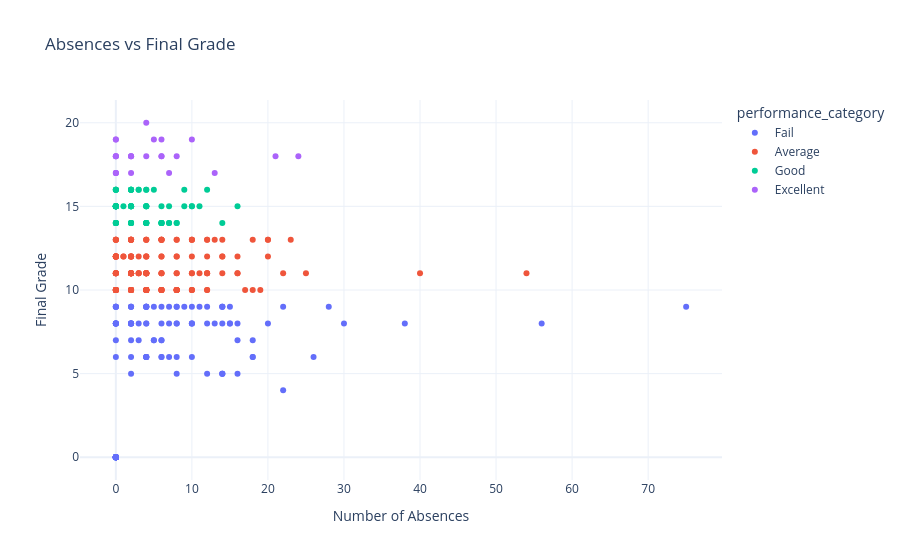

This figure's notebook cell:
### Markdown cell above
## 5. Absences vs Final Grade — Interactive Scatter

### Code cell
fig = px.scatter(
    df,
    x='absences',
    y='G3',
    color='performance_category',
    hover_data=['school','sex','study_time_label','failures'],
    title='Absences vs Final Grade',
    labels={'absences':'Number of Absences','G3':'Final Grade'}
)
fig.update_layout(template='plotly_white')
fig.show()

### Figure 1 — Plotly figure (JSON) as saved in the notebook; plotly's stock layout.template omitted (floating-point values rounded to 4 significant figures; data arrays with more than 128 entries replaced by an {"elided": "..."} marker saying what was removed)
{"data": [{"customdata": {"elided": "130x4 mixed values"}, "hovertemplate": "performance_category=Fail<br>Number of Absences=%{x}<br>Final Grade=%{y}<br>school=%{customdata[0]}<br>sex=%{customdata[1]}<br>study_time_label=%{customdata[2]}<br>failures=%{customdata[3]}<extra></extra>", "legendgroup": "Fail", "marker": {"color": "#636efa", "symbol": "circle"}, "mode": "markers", "name": "Fail", "orientation": "v", "showlegend": true, "type": "scatter", "x": {"elided": "130 int values"}, "xaxis": "x", "y": {"elided": "130 int values"}, "yaxis": "y"}, {"customdata": {"elided": "165x4 mixed values"}, "hovertemplate": "performance_category=Average<br>Number of Absences=%{x}<br>Final Grade=%{y}<br>school=%{customdata[0]}<br>sex=%{customdata[1]}<br>study_time_label=%{customdata[2]}<br>failures=%{customdata[3]}<extra></extra>", "legendgroup": "Average", "marker": {"color": "#EF553B", "symbol": "circle"}, "mode": "markers", "name": "Average", "orientation": "v", "showlegend": true, "type": "scatter", "x": {"elided": "165 int values"}, "xaxis": "x", "y": {"elided": "165 int values"}, "yaxis": "y"}, {"customdata": {"elided": "76x4 mixed values"}, "hovertemplate": "performance_category=Good<br>Number of Absences=%{x}<br>Final Grade=%{y}<br>school=%{customdata[0]}<br>sex=%{customdata[1]}<br>study_time_label=%{customdata[2]}<br>failures=%{customdata[3]}<extra></extra>", "legendgroup": "Good", "marker": {"color": "#00cc96", "symbol": "circle"}, "mode": "markers", "name": "Good", "orientation": "v", "showlegend": true, "type": "scatter", "x": [2, 10, 0, 2, 0, 4, 6, 0, 0, 2, 4, 0, 0, 7, 2, 0, 4, 2, 2, 12, 0, 2, 4, 4, 6, 2, 6, 4, 4, 2, 2, 2, 6, 0, 6, 2, 0, 0, 2, 0, 0, 0, 4, 2, 0, 2, 0, 10, 14, 0, 8, 4, 2, 6, 9, 0, 8, 0, 5, 0, 1, 0, 3, 4, 7, 16, 11, 7, 9, 0, 0, 0, 4, 0, 4, 3], "xaxis": "x", "y": [15, 15, 15, 14, 16, 14, 14, 15, 15, 16, 15, 16, 15, 15, 14, 15, 15, 16, 15, 16, 15, 14, 15, 14, 14, 15, 14, 14, 16, 16, 14, 15, 15, 15, 14, 15, 16, 14, 16, 15, 14, 15, 16, 16, 14, 15, 14, 15, 14, 15, 14, 14, 14, 14, 15, 15, 14, 14, 16, 14, 15, 15, 16, 14, 14, 15, 15, 14, 16, 15, 16, 15, 15, 15, 14, 16], "yaxis": "y"}, {"customdata": [["GP", "M", "2–5 hours", 0], ["GP", "M", "2–5 hours", 0], ["GP", "M", "5–10 hours", 0], ["GP", "M", "2–5 hours", 0], ["GP", "M", ">10 hours", 0], ["GP", "F", "<2 hours", 0], ["GP", "M", "5–10 hours", 0], ["GP", "M", "2–5 hours", 0], ["GP", "M", "5–10 hours", 0], ["GP", "M", "<2 hours", 0], ["GP", "M", "<2 hours", 0], ["GP", "M", "<2 hours", 0], ["GP", "F", "2–5 hours", 0], ["GP", "F", "<2 hours", 1], ["GP", "F", "2–5 hours", 0], ["GP", "M", "<2 hours", 0], ["GP", "F", "2–5 hours", 0], ["GP", "M", "2–5 hours", 0], ["GP", "F", "5–10 hours", 0], ["GP", "F", ">10 hours", 0], ["GP", "F", ">10 hours", 0], ["GP", "M", "<2 hours", 0], ["GP", "F", ">10 hours", 0], ["MS", "F", "5–10 hours", 0]], "hovertemplate": "performance_category=Excellent<br>Number of Absences=%{x}<br>Final Grade=%{y}<br>school=%{customdata[0]}<br>sex=%{customdata[1]}<br>study_time_label=%{customdata[2]}<br>failures=%{customdata[3]}<extra></extra>", "legendgroup": "Excellent", "marker": {"color": "#ab63fa", "symbol": "circle"}, "mode": "markers", "name": "Excellent", "orientation": "v", "showlegend": true, "type": "scatter", "x": [0, 0, 2, 2, 4, 4, 0, 0, 2, 6, 10, 8, 0, 24, 2, 6, 21, 13, 5, 6, 0, 0, 7, 0], "xaxis": "x", "y": [19, 17, 18, 18, 20, 18, 17, 18, 18, 19, 19, 18, 17, 18, 17, 18, 18, 17, 19, 18, 18, 18, 17, 19], "yaxis": "y"}], "layout": {"legend": {"title": {"text": "performance_category"}, "tracegroupgap": 0}, "title": {"text": "Absences vs Final Grade"}, "xaxis": {"anchor": "y", "domain": [0, 1], "title": {"text": "Number of Absences"}}, "yaxis": {"anchor": "x", "domain": [0, 1], "title": {"text": "Final Grade"}}}}
